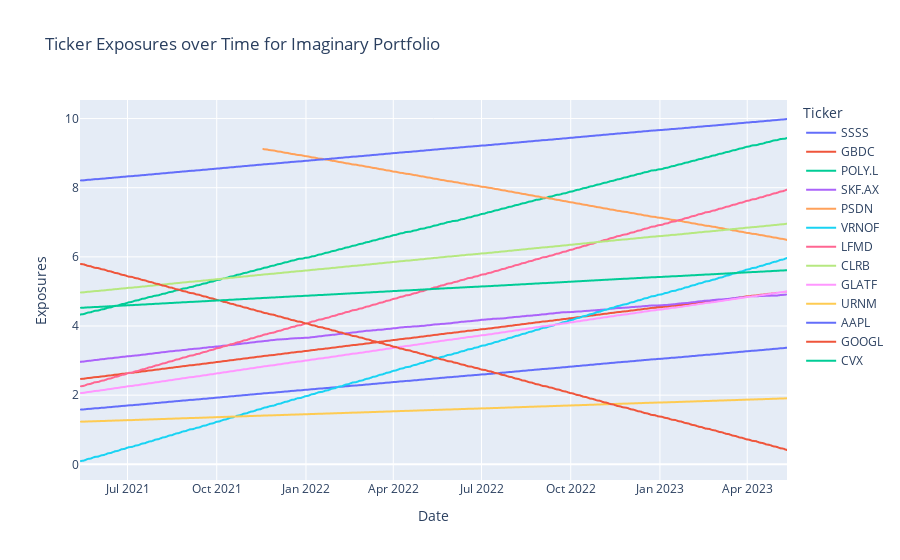

The notebook cell saved with this chart:
### Markdown cell above
### Make up some exposures

### Code cell
# generate two random numbers, each between 0 and 10
#random()
from random import uniform

tickers = list(set(df['Ticker']))
df['Exposures'] = None

# Randomly generate exposures
for ticker in tickers:
    r1 = uniform(0, 10.0)  
    r2 = uniform(0, 10.0)

    n_points = df[df['Ticker'] == ticker].shape[0]
    exposures = np.linspace(r1, r2, n_points)
    df.loc[df['Ticker'] == ticker, ['Exposures']] = exposures


title = "Ticker Exposures over Time for Imaginary Portfolio"
px.line(df, x = 'Date', y = 'Exposures', color = 'Ticker', title = title)

### Figure 1 — Plotly figure (JSON) as saved in the notebook; plotly's stock layout.template omitted (floating-point values rounded to 4 significant figures; data arrays with more than 128 entries replaced by an {"elided": "..."} marker saying what was removed)
{"data": [{"hovertemplate": "Ticker=SSSS<br>Date=%{x}<br>Exposures=%{y}<extra></extra>", "legendgroup": "SSSS", "line": {"color": "#636efa", "dash": "solid"}, "marker": {"symbol": "circle"}, "mode": "lines", "name": "SSSS", "showlegend": true, "type": "scattergl", "x": {"elided": "503 str values"}, "xaxis": "x", "y": {"elided": "503 float values"}, "yaxis": "y"}, {"hovertemplate": "Ticker=GBDC<br>Date=%{x}<br>Exposures=%{y}<extra></extra>", "legendgroup": "GBDC", "line": {"color": "#EF553B", "dash": "solid"}, "marker": {"symbol": "circle"}, "mode": "lines", "name": "GBDC", "showlegend": true, "type": "scattergl", "x": {"elided": "503 str values"}, "xaxis": "x", "y": {"elided": "503 float values"}, "yaxis": "y"}, {"hovertemplate": "Ticker=POLY.L<br>Date=%{x}<br>Exposures=%{y}<extra></extra>", "legendgroup": "POLY.L", "line": {"color": "#00cc96", "dash": "solid"}, "marker": {"symbol": "circle"}, "mode": "lines", "name": "POLY.L", "showlegend": true, "type": "scattergl", "x": {"elided": "501 str values"}, "xaxis": "x", "y": {"elided": "501 float values"}, "yaxis": "y"}, {"hovertemplate": "Ticker=SKF.AX<br>Date=%{x}<br>Exposures=%{y}<extra></extra>", "legendgroup": "SKF.AX", "line": {"color": "#ab63fa", "dash": "solid"}, "marker": {"symbol": "circle"}, "mode": "lines", "name": "SKF.AX", "showlegend": true, "type": "scattergl", "x": {"elided": "404 str values"}, "xaxis": "x", "y": {"elided": "404 float values"}, "yaxis": "y"}, {"hovertemplate": "Ticker=PSDN<br>Date=%{x}<br>Exposures=%{y}<extra></extra>", "legendgroup": "PSDN", "line": {"color": "#FFA15A", "dash": "solid"}, "marker": {"symbol": "circle"}, "mode": "lines", "name": "PSDN", "showlegend": true, "type": "scattergl", "x": {"elided": "372 str values"}, "xaxis": "x", "y": {"elided": "372 float values"}, "yaxis": "y"}, {"hovertemplate": "Ticker=VRNOF<br>Date=%{x}<br>Exposures=%{y}<extra></extra>", "legendgroup": "VRNOF", "line": {"color": "#19d3f3", "dash": "solid"}, "marker": {"symbol": "circle"}, "mode": "lines", "name": "VRNOF", "showlegend": true, "type": "scattergl", "x": {"elided": "503 str values"}, "xaxis": "x", "y": {"elided": "503 float values"}, "yaxis": "y"}, {"hovertemplate": "Ticker=LFMD<br>Date=%{x}<br>Exposures=%{y}<extra></extra>", "legendgroup": "LFMD", "line": {"color": "#FF6692", "dash": "solid"}, "marker": {"symbol": "circle"}, "mode": "lines", "name": "LFMD", "showlegend": true, "type": "scattergl", "x": {"elided": "503 str values"}, "xaxis": "x", "y": {"elided": "503 float values"}, "yaxis": "y"}, {"hovertemplate": "Ticker=CLRB<br>Date=%{x}<br>Exposures=%{y}<extra></extra>", "legendgroup": "CLRB", "line": {"color": "#B6E880", "dash": "solid"}, "marker": {"symbol": "circle"}, "mode": "lines", "name": "CLRB", "showlegend": true, "type": "scattergl", "x": {"elided": "503 str values"}, "xaxis": "x", "y": {"elided": "503 float values"}, "yaxis": "y"}, {"hovertemplate": "Ticker=GLATF<br>Date=%{x}<br>Exposures=%{y}<extra></extra>", "legendgroup": "GLATF", "line": {"color": "#FF97FF", "dash": "solid"}, "marker": {"symbol": "circle"}, "mode": "lines", "name": "GLATF", "showlegend": true, "type": "scattergl", "x": {"elided": "503 str values"}, "xaxis": "x", "y": {"elided": "503 float values"}, "yaxis": "y"}, {"hovertemplate": "Ticker=URNM<br>Date=%{x}<br>Exposures=%{y}<extra></extra>", "legendgroup": "URNM", "line": {"color": "#FECB52", "dash": "solid"}, "marker": {"symbol": "circle"}, "mode": "lines", "name": "URNM", "showlegend": true, "type": "scattergl", "x": {"elided": "503 str values"}, "xaxis": "x", "y": {"elided": "503 float values"}, "yaxis": "y"}, {"hovertemplate": "Ticker=AAPL<br>Date=%{x}<br>Exposures=%{y}<extra></extra>", "legendgroup": "AAPL", "line": {"color": "#636efa", "dash": "solid"}, "marker": {"symbol": "circle"}, "mode": "lines", "name": "AAPL", "showlegend": true, "type": "scattergl", "x": {"elided": "503 str values"}, "xaxis": "x", "y": {"elided": "503 float values"}, "yaxis": "y"}, {"hovertemplate": "Ticker=GOOGL<br>Date=%{x}<br>Exposures=%{y}<extra></extra>", "legendgroup": "GOOGL", "line": {"color": "#EF553B", "dash": "solid"}, "marker": {"symbol": "circle"}, "mode": "lines", "name": "GOOGL", "showlegend": true, "type": "scattergl", "x": {"elided": "503 str values"}, "xaxis": "x", "y": {"elided": "503 float values"}, "yaxis": "y"}, {"hovertemplate": "Ticker=CVX<br>Date=%{x}<br>Exposures=%{y}<extra></extra>", "legendgroup": "CVX", "line": {"color": "#00cc96", "dash": "solid"}, "marker": {"symbol": "circle"}, "mode": "lines", "name": "CVX", "showlegend": true, "type": "scattergl", "x": {"elided": "503 str values"}, "xaxis": "x", "y": {"elided": "503 float values"}, "yaxis": "y"}], "layout": {"legend": {"title": {"text": "Ticker"}, "tracegroupgap": 0}, "title": {"text": "Ticker Exposures over Time for Imaginary Portfolio"}, "xaxis": {"anchor": "y", "domain": [0, 1], "title": {"text": "Date"}}, "yaxis": {"anchor": "x", "domain": [0, 1], "title": {"text": "Exposures"}}}}
